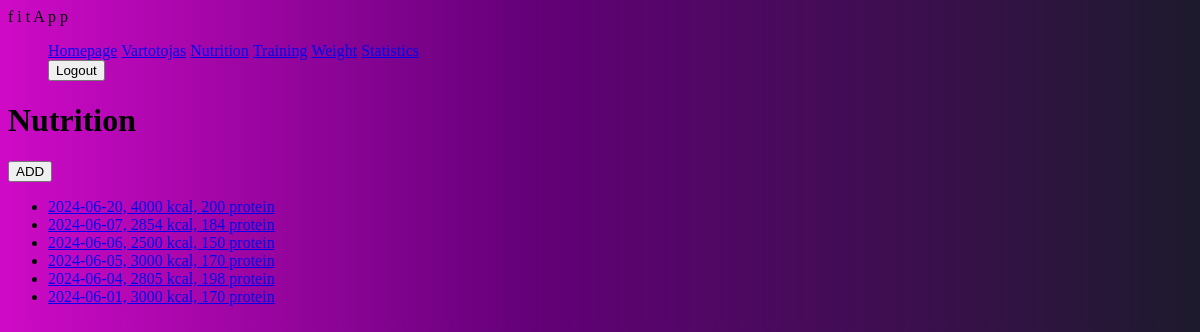
The app's page /fitness/nutrition/ (signed in) with its own data.
### fitness/models.py (models this page shows, shortened)
class DayOfEating(models.Model):
    date = models.DateField('Date', default=date.today)
    kcal = models.IntegerField('Calories', blank=True, null=True)
    protein = models.IntegerField('Protein', blank=True, null=True)
    athlete = models.ForeignKey(User, on_delete=models.SET_NULL, null=True, blank=True)
    class Meta:
        verbose_name = 'Day of eating'
        verbose_name_plural = 'Days of eating'
    def __repr__(self):
        return f"{self.date}, {self.kcal} kcal, {self.protein} protein"

### fitness/views.py (the view)
# urls.py: path('nutrition/', views.DaysOfEatingListView.as_view(), name='nutrition'),
class DaysOfEatingListView(LoginRequiredMixin, ListView):
    model = DayOfEating
    template_name = 'days_of_eating.html'
    def get_queryset(self):
        return DayOfEating.objects.filter(athlete=self.request.user).order_by('-date')

### templates/days_of_eating.html
{% extends "base.html" %}
{% block content %}
    <h1>Nutrition</h1>
     <a href="{% url 'nutrition-add' %}"><button>ADD</button></a>
    {% if dayofeating_list %}
    <ul>
        {% for day in dayofeating_list %}
            <li id="days">
            <a  href="{% url 'nutrition-details' day.pk %}">{{ day|stringformat:'r' }} </a>
            </li>
        {% endfor %}
    </ul>
    {% else %}
      <p>You have not recorded your nutrition yet.</p>
    {% endif %}
{% endblock %}

### templates/base.html (shortened to what this page needs)
<!DOCTYPE html>
<html>
<head>
  {% load static %}
  <link rel="stylesheet" href="{% static 'css/styles.css' %}">
</head>
<body>
 <nav class="navbar" >
  <div class="container-fluid">
    <a class="navbar-brand">f i t A p p</a>
    <ul class="navbar-nav mx-2">
      <li class="nav-item active"><a class="nav-link" href="{% url 'index' %}">Homepage</a></li>
      {% if user.is_authenticated %}
          <li class="nav-item">
              <a class="nav-link" href="{% url 'profile' %}">{{ user.get_username }}</a>
          </li>
          <li class="nav-item active"><a class="nav-link" href="{% url 'nutrition' %}">Nutrition</a></li>
          <li class="nav-item active"><a class="nav-link" href="{% url 'workouts' %}">Training</a></li>
          <li class="nav-item active"><a class="nav-link" href="{% url 'weighting' %}">Weight</a></li>
          <li class="nav-item active"><a class="nav-link" href="{% url 'chart-view' %}">Statistics</a></li>
          <li class="nav-item">
            <form method="post" action="{% url 'logout' %}">
                <button type="submit" id="destroy">Logout</button>
            </form>
          </li>
      {% else %}
        <li class="nav-item"><a class="nav-link" href="{% url 'login'%}">Login</a></li>
        <li class="nav-item"><a class="nav-link" href="{% url 'register'%}">Sign up</a></li>
      {% endif %}
    </ul>
  </div>
 </nav>
 <div class="col-sm-10 ">
      {% block content %}
      {% endblock %}
 </div>
</body>
</html>

### fitness/static/css/styles.css (style rules this page uses)
body { background: linear-gradient(90deg, rgba(207,10,199,1) 0%, rgba(100,0,121,1) 44%, rgba(29,26,45,1) 100%); }
li.nav-item { display: inline; }

### records on screen
DayOfEating: date+kcal+protein "2024-06-20, 4000 kcal, 200 protein"
DayOfEating: date+kcal+protein "2024-06-07, 2854 kcal, 184 protein"
DayOfEating: date+kcal+protein "2024-06-06, 2500 kcal, 150 protein"
DayOfEating: date+kcal+protein "2024-06-05, 3000 kcal, 170 protein"
DayOfEating: date+kcal+protein "2024-06-04, 2805 kcal, 198 protein"
DayOfEating: date+kcal+protein "2024-06-01, 3000 kcal, 170 protein"

### other values on screen
{{ user.get_username }} "Vartotojas"
